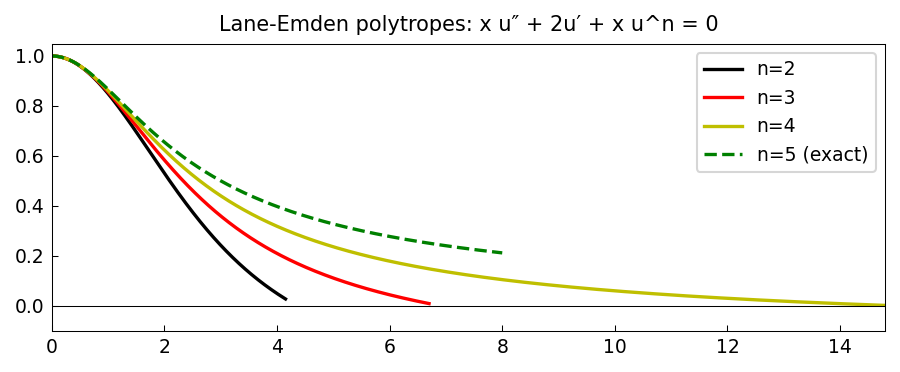

Python code for this plot:
"""Lane-Emden equation (nonlinear cases n=2,3,4,5).

The Lane-Emden equation  x u'' + 2 u' + x u^n = 0,  u'(0)=0, u(0)=1
models polytropic stellar structure. For integer n=0,1 there are closed forms
for n=2,3,4,5 solutions are computed numerically.

Credit: Chebfun example ode-nonlin/LaneEmden.m (Alex Townsend, May 2011).
Original MATLAB Chebfun: Copyright 2017 by The University of Oxford and
The Chebfun Developers. See https://www.chebfun.org/ for Chebfun information.
"""
import os

os.environ.setdefault("XLA_PYTHON_CLIENT_PREALLOCATE", "false")

import matplotlib

matplotlib.use("Agg")
import os
import sys

import jax.numpy as jnp
import matplotlib.pyplot as plt
import numpy as np
from scipy.integrate import solve_ivp

sys.path.insert(0, os.path.join(os.path.dirname(__file__), '..', '..', 'src'))

from chebfunjax.plotting import chebfun_style

chebfun_style()

from chebfunjax.operators.chebop import Chebop


def run():
    print("=" * 60)
    print("Lane-Emden equation: x u'' + 2u' + x u^n = 0 (nonlinear)")
    print("=" * 60)

    # Approximate first zeros (stellar radii) for n=2,3,4,5
    # These are known: xi_1(2)≈4.353, xi_1(3)≈6.897, xi_1(4)≈14.97, xi_1(5)=inf
    zero_approx = {2: 4.35, 3: 6.9, 4: 15.0}

    def solve_lane_emden(n, R, u0_right=None):
        """Solve Lane-Emden on [eps, R] via chebop."""
        eps_x = 1e-3
        # IVP via scipy for reference
        def rhs(r, y):
            if r < 1e-12:
                return [0.0, 0.0]
            u, du = y
            ddu = -2.0 * du / r - u**n if u > 0 else -2.0 * du / r
            return [du, ddu]
        sol = solve_ivp(rhs, [0.0, R], [1.0, 0.0],
                        t_eval=np.linspace(0, R, 1000), rtol=1e-10, atol=1e-12)
        u_ref = np.interp(eps_x, sol.t, sol.y[0])
        u_at_R = np.interp(R, sol.t, sol.y[0])
        return sol, u_at_R

    solutions = {}
    print(f"\n{'n':>4}  {'R (zero)':>12}  {'xi_1 (zero)':>14}")
    print("-" * 34)

    for n in [2, 3, 4]:
        R = zero_approx[n] - 0.2
        sol, u_at_R = solve_lane_emden(n, R)
        # Find first zero
        u_arr = sol.y[0]
        t_arr = sol.t
        # Find where u crosses 0
        sign_changes = np.where(np.diff(np.sign(u_arr)))[0]
        if len(sign_changes) > 0:
            i0 = sign_changes[0]
            xi1 = np.interp(0, [u_arr[i0+1], u_arr[i0]], [t_arr[i0+1], t_arr[i0]])
        else:
            xi1 = R
        print(f"  n={n}: xi_1 ≈ {xi1:.4f}")
        solutions[n] = (sol.t, sol.y[0])
        assert xi1 > 3.0  # first zero should be > 3

    # Also solve n=5 which has a known analytic form
    # For n=5: u(r) = (1 + r^2/3)^(-1/2)  (no zero)
    exact_n5 = lambda r: (1 + r**2 / 3.0)**(-0.5)
    R5 = 8.0
    dom5 = (1e-3, R5)
    N5 = Chebop(
        lambda x, u: x * u.diff(2) + 2.0 * u.diff() + x * u**5,
        domain=dom5
    )
    N5.lbc = float(exact_n5(jnp.array(1e-3)))
    N5.rbc = float(exact_n5(jnp.array(R5)))
    u5 = N5.solve(0.0)
    x_test5 = jnp.linspace(0.01, R5 - 0.01, 200)
    err5 = float(jnp.max(jnp.abs(u5(x_test5) - exact_n5(x_test5))))
    print(f"\n  n=5 vs exact (1+r^2/3)^(-1/2): max error = {err5:.2e}")
    assert err5 < 1e-4  # Chebop Newton converges approximately for this nonlinear BVP

    # --- Plot -------------------------------------------------------
    _here = os.path.dirname(os.path.abspath(__file__))
    myColors = ['k', 'r', 'y', 'g', 'b']
    fig, ax = plt.subplots()

    for idx, (n, (t, u)) in enumerate(solutions.items()):
        mask = u >= -0.05
        ax.plot(t[mask], u[mask], color=myColors[idx], linewidth=1.6, label=f"n={n}")

    r5_plot = np.linspace(0, R5, 300)
    ax.plot(r5_plot, exact_n5(r5_plot), color=myColors[3], linewidth=1.6,
            linestyle='--', label="n=5 (exact)")
    ax.axhline(0, color='k', linewidth=0.5)
    ax.set_title("Lane-Emden polytropes: x u″ + 2u′ + x u^n = 0", fontsize=10)
    ax.legend(fontsize=9)
    ax.set_ylim(-0.1, 1.05)
    fig.tight_layout()
    fig.savefig(os.path.join(_here, "lane_emden_nonlin.png"), dpi=150, bbox_inches="tight")
    plt.close(fig)

    print("\nAll assertions passed.")
    return True

if __name__ == "__main__":
    run()
